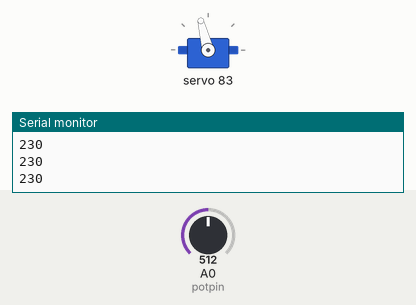
This sketch was run on a simulated Arduino Uno, built with avr-gcc and run on an emulated ATmega328P. Shown: servo, the last lines printed to the serial monitor. The test bench sets the inputs (shaded band); at power-on: A0 (potpin) = 512.

Above: at 1.2 s.
1.3 s: A0 (potpin) set to 716
At 1.9 s:
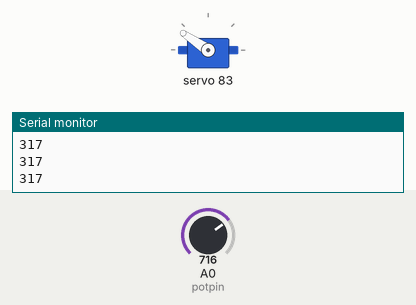
2.8 s: A0 (potpin) set to 900
At 3.5 s:
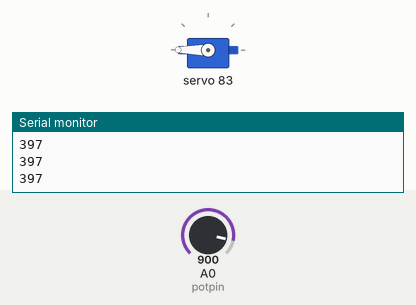
4.3 s: A0 (potpin) set to 306
At 5.5 s:
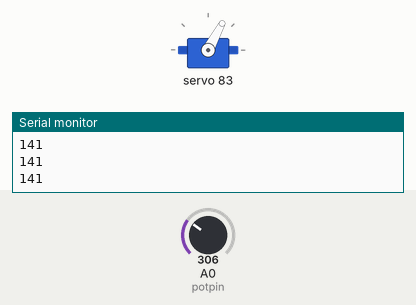
5.8 s: A0 (potpin) set to 122
At 6.5 s:
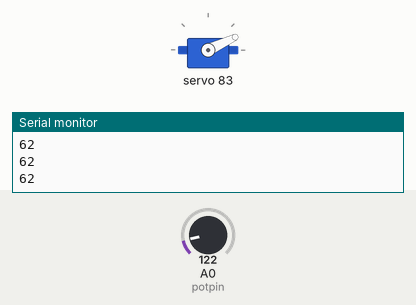
7.3 s: A0 (potpin) set to 0
At 7.9 s:
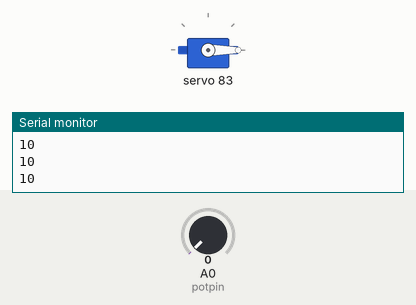
8.8 s: A0 (potpin) set to 511
At 9.2 s:
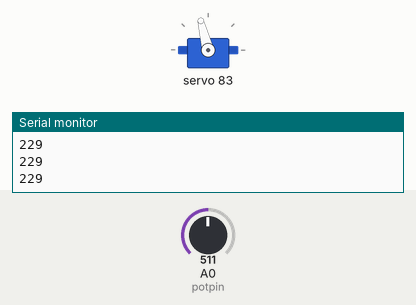
Timing chart, 0 to 11.3 s (numbered marks = the images above; inputs shaded):
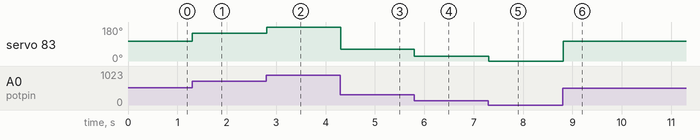

Measured:
- after the input at 1.3 s, servo 83: 104° → 146° at once
- after the input at 2.8 s, servo 83: 146° → 180° at once
- after the input at 4.3 s, servo 83: 180° → 62° at once
- after the input at 5.8 s, servo 83: 62° → 25° at once
- after the input at 7.3 s, servo 83: 25° → 0° at once
- after the input at 8.8 s, servo 83: 0° → 104° at once

The sketch:

RobotArm_Potentiometer_PCA9685.ino
```cpp
/* FILE:    HCPCA9685_Servo_Example
   DATE:    10/06/16
   VERSION: 0.1
   AUTHOR:  Andrew Davies

   Sketch created by Hobby Components Ltd (HOBBYCOMPONENTS.COM)

10/06/16 version 0.1: Original version


This example demonstrates how to use the HCPCA9685 library together with the PCA9685
to control up to 16 servos. The sketch will initialise the library putting it into
'servo mode' and then will continuously sweep one servo connected to PWM output 0
back and forth. The example has been written particularly for the 16 Channel 12-bit
PWM Servo Motor Driver Module (HCMODU0097) available from hobbycomponents.com

To use the module connect it to your Arduino as follows:

PCA9685...........Uno/Nano
GND...............GND
OE................N/A
SCL...............A5
SDA...............A4
VCC...............5V

External 5V Power for the servo(s) can be supplied by the V+ and GND input of the
screw terminal block.

PLEASE NOTE: Depending on your servo it is possible for this sketch to attempt
drive the servo beyond its end stops. If your servo is hitting its end stops then
you should adjust the the min and max values in this sketch.

You may copy, alter and reuse this code in any way you like, but please leave
reference to HobbyComponents.com in your comments if you redistribute this code.
This software may not be used directly for the purpose of selling products that
directly compete with Hobby Components Ltd's own range of products.

THIS SOFTWARE IS PROVIDED "AS IS". HOBBY COMPONENTS MAKES NO WARRANTIES, WHETHER
EXPRESS, IMPLIED OR STATUTORY, INCLUDING, BUT NOT LIMITED TO, IMPLIED WARRANTIES OF
MERCHANTABILITY AND FITNESS FOR A PARTICULAR PURPOSE, ACCURACY OR LACK OF NEGLIGENCE.
HOBBY COMPONENTS SHALL NOT, IN ANY CIRCUMSTANCES, BE LIABLE FOR ANY DAMAGES,
INCLUDING, BUT NOT LIMITED TO, SPECIAL, INCIDENTAL OR CONSEQUENTIAL DAMAGES FOR ANY
REASON WHATSOEVER.
*/


/* Include the HCPCA9685 library */
#include "HCPCA9685.h"

/* I2C slave address for the device/module. For the HCMODU0097 the default I2C address
   is 0x40 */
#define  I2CAdd 0x70


/* Create an instance of the library */
HCPCA9685 HCPCA9685(I2CAdd);

  int potpin = A0;
  int val = 10;
  unsigned int Pos;
  int servoNum = 15;
  int servoLift = 13;
  int servoLiftBase = 14;


void setup()
{
  /* Initialise the library and set it to 'servo mode' */
  HCPCA9685.Init(SERVO_MODE);

  /* Wake the device up */
  HCPCA9685.Sleep(false);
  Serial.begin(9600);


}


void loop()
{


  /* Sweep the servo back and forth from its minimum to maximum position.
     If your servo is hitting its end stops then you  should adjust the
     values so that the servo can sweep though its full range without hitting
     the end stops. You can adjust the min & max positions by altering
     the trim values in the libraries HCPCA9685.h file*/

      // HCPCA9685.Servo(servoLift, 350);
      // HCPCA9685.Servo(servoLiftBase, 220);


    val = analogRead(potpin);            // reads the value of the potentiometer (value between 0 and 1023)
    val = map(val, 0, 1023, 10, 450);     // scale it for use with the servo (value between 0 and 180)

    Serial.println(val);

    HCPCA9685.Servo(15, val);
    delay(15);


}
```
